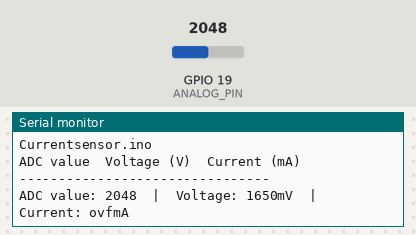
Recording of a sketch running on a simulated ESP32-S3. On the bench: the last lines printed to the serial monitor. The test bench sets the inputs (shaded band); at power-on: GPIO 19 (ANALOG_PIN) = 2048 (analog values on the 0–4095 scale).

Above: at 1.2 s.
1.3 s: GPIO 19 (ANALOG_PIN) set to 3093
At 2.0 s:
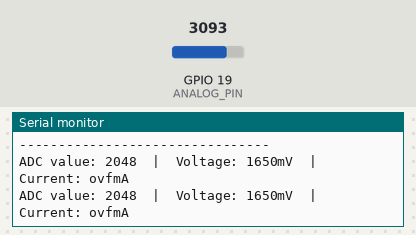
2.8 s: GPIO 19 (ANALOG_PIN) set to 3209
At 3.7 s:
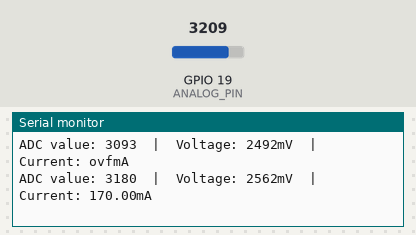

Measured:
- the behaviour switches between 3158 and 3159 on GPIO 19 (ANALOG_PIN) (found by bisection; images 1 and 2)
- after the input at 2.8 s, the serial monitor: prints a new line after 0.31 s (image 2)

The sketch:

Currentsensor.ino
```cpp
// -----------------------------------------------------------------------
// | Sketch for measuring current with ESP32-S3 and ACS712 currentsensor |
// | Pin layout:                                                         |
// |  ACS712  -> ESP32-S3                                                |
// |   "Vcc"  -> 5V                                                      |
// |   "GND"  -> GND                                                     |
// |   "Out"  -> ANALOG_PIN (GPIO19)                                     |
// | Make sure ESP32 is properly inserted in breadboard or DC_OFFSET     |
// | will increase                                                       |
// -----------------------------------------------------------------------

//libraries
#include "driver/adc.h"
#include "esp_adc_cal.h"

// Configuration
#define ANALOG_PIN 19          // GPIOpin for currentsensor data
#define ADC_RESOLUTION 12      // ADC resolution for ESP32 is 12bit (4096 bytes). Arduino UNO has 10bit
#define VOLTAGE_REFERENCE 3.3  // ESP32-S3 reference voltage
#define DC_OFFSET 2545         //DC offset from currentsensor module. Meaning with 0 current through the sensor. 2,5 according to datasheet.
#define MOD_SENS 100           //Module sensitivy, which is 100mv/A according to datasheet for 20Ax version
#define SAMPLE_SIZE 20         //Take the average signal of SAMPLE_SIZE inputs
#define TIME_SAMPLE 20         //Time between reading ADC values (ms)
#define LOOP_DELAY  500        //Delay time executed in the end of every loop (ms)

//Variabels
float amps;
float mAmps;
esp_adc_cal_characteristics_t adc_chars;
int avg_adc_val;

void setup() {
  Serial.begin(115200);
  analogReadResolution(ADC_RESOLUTION);  // Set ADC resolution
  analogSetAttenuation(ADC_11db);        // Set input attenuation for 0-3.3V range
  esp_adc_cal_characterize(ADC_UNIT_1, ADC_ATTEN_DB_11, ADC_WIDTH_BIT_12, 1100, &adc_chars);

  Serial.println(__FILE__);
  Serial.println("ADC value\tVoltage (V)\tCurrent (mA)");
  Serial.println("--------------------------------");
}
//Functions
//Get the average ADC input on pin
int avg_ADC(int pin, int samples, int tid_m_samples) {
  long sum = 0;
  int adc = 0;
  for (int i = 0; i < samples; i++) {
    adc = analogRead(pin);
    sum += adc;
    delay(tid_m_samples);
  }
  return sum / samples;
}

void loop() {
  avg_adc_val = avg_ADC(ANALOG_PIN, SAMPLE_SIZE, TIME_SAMPLE);
  uint32_t voltage_mV = esp_adc_cal_raw_to_voltage(avg_adc_val, &adc_chars);
  amps = (voltage_mV - DC_OFFSET) / (float)MOD_SENS;  //Formula for converting the analog voltage from ACS712 to a current.
  mAmps = amps * 1000;
  Serial.print("ADC value: ");
  Serial.print(avg_adc_val);
  Serial.print("  |  Voltage: ");
  Serial.print(voltage_mV);
  Serial.print("mV");
  Serial.print("  |  Current: ");
  Serial.print(mAmps);
  Serial.println("mA");
  delay(LOOP_DELAY);
}
```
